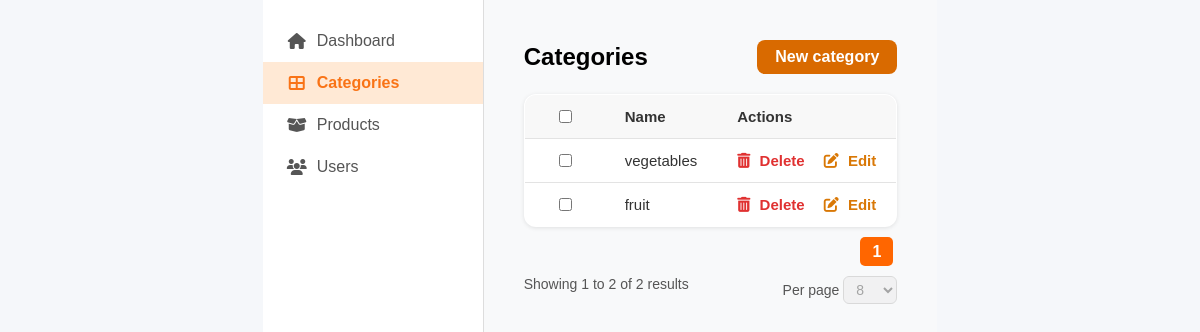
Page /Admin/category.php on the earlier database version.
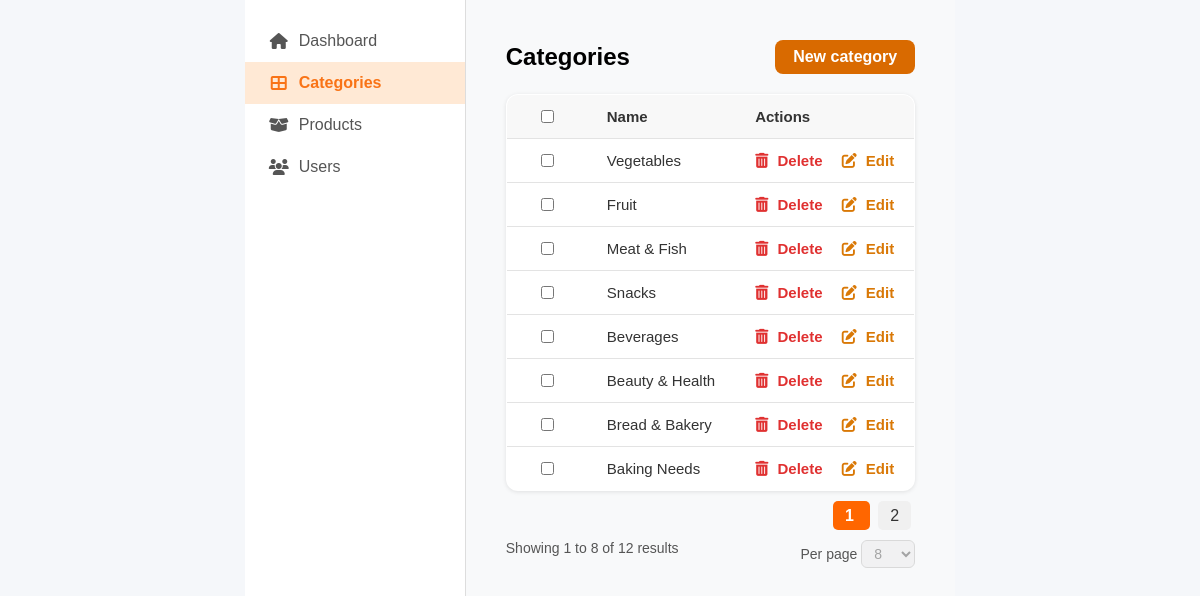
Same page on the later database version.
### tables this page shows
CREATE TABLE `categories` (
  `id` int(11) NOT NULL,
  `name` varchar(255) NOT NULL,
  `image` varchar(255) DEFAULT NULL
);

### Admin/category.php (the view, shortened to what this page needs)
<?php
$conn = new mysqli('localhost', 'root', '', 'ecobazar');
$limit = 8;
$page = isset($_GET['page']) ? max(1, intval($_GET['page'])) : 1;
$start = ($page - 1) * $limit;
$sql = "SELECT * FROM categories ORDER BY id ASC LIMIT $start, $limit";
$result = $conn->query($sql);
$countSql = "SELECT COUNT(*) AS total FROM categories";
$countResult = $conn->query($countSql);
$totalRows = $countResult->fetch_assoc()['total'];
$totalPages = ceil($totalRows / $limit);
?>
<!DOCTYPE html>
<html lang="en">
<head>
  <link rel="stylesheet" href="assets/style.css" />
  <link rel="stylesheet" href="https://cdnjs.cloudflare.com/ajax/libs/font-awesome/6.5.0/css/all.min.css" />
</head>
<body>
  <div class="dashboard-container">
    <aside class="sidebar">
      <ul>
        <li><i class="fas fa-home"></i> Dashboard</li>
        <li class="active"><i class="fas fa-th-large"></i> Categories</li>
        <li><i class="fas fa-box-open"></i> Products</li>
        <li><i class="fas fa-users"></i> Users</li>
      </ul>
    </aside>
    <main class="main-content">
      <div class="header-row">
        <h2>Categories</h2>
        <a href="category_new.php" class="btn-new-category">New category</a>
      </div>
      <table class="category-table">
        <thead>
          <tr>
            <th><input type="checkbox" /></th>
            <th>Name</th>
            <th>Actions</th>
          </tr>
        </thead>
        <tbody>
          <?php if ($result->num_rows > 0): ?>
            <?php while($row = $result->fetch_assoc()): ?>
              <tr>
                <td><input type="checkbox" /></td>
                <td><?php echo htmlspecialchars($row['name']); ?></td>
                <td>
                  <a href="categories.php?delete_id=<?php echo $row['id']; ?>&page=<?php echo $page; ?>"
                     onclick="return confirm('Bạn có chắc muốn xóa?')"
                     class="delete-link">
                    <i class="fas fa-trash-alt"></i> Delete
                  </a>
                  <a href="category_edit.php?id=<?php echo $row['id']; ?>" class="edit-link">
                    <i class="fas fa-edit"></i> Edit
                  </a>
                </td>
              </tr>
            <?php endwhile; ?>
          <?php else: ?>
            <tr><td colspan="3">Không có dữ liệu</td></tr>
          <?php endif; ?>
        </tbody>
      </table>
      <div class="pagination">
        <?php for ($i = 1; $i <= $totalPages; $i++): ?>
          <a href="?page=<?php echo $i; ?>" class="<?php echo ($i == $page) ? 'active' : ''; ?>">
            <?php echo $i; ?>
          </a>
        <?php endfor; ?>
      </div>
      <div class="table-footer">
        <div>Showing <?php echo min($start + 1, $totalRows); ?> to <?php echo min($start + $limit, $totalRows); ?> of <?php echo $totalRows; ?> results</div>
        <div>
          Per page
          <select disabled>
            <option selected>8</option>
          </select>
        </div>
      </div>
    </main>
  </div>
</body>
</html>

### Admin/assets/style.css (style rules this page uses)
body { background: #f5f7fa; display: flex; justify-content: center; align-items: center; height: 100vh; margin: 0; font-family: 'Segoe UI', sans-serif; }
.dashboard-container { display: flex; min-height: 100vh; font-family: Arial, sans-serif; background-color: #f8f9fa; }
.sidebar { width: 220px; background-color: #fff; border-right: 1px solid #ddd; padding: 20px 0; }
.sidebar ul { list-style: none; padding: 0; margin: 0; }
.sidebar li { padding: 12px 24px; display: flex; align-items: center; color: #555; cursor: pointer; transition: background 0.3s; }
.sidebar li i { margin-right: 10px; width: 20px; text-align: center; }
.sidebar li:hover, .sidebar li.active { background-color: #ffe9d5; color: #f97316; font-weight: bold; }
.main-content { flex: 1; padding: 40px; }
.header-row { display: flex; justify-content: space-between; align-items: center; margin-bottom: 20px; }
.header-row h2 { margin: 0; font-weight: bold; font-size: 24px; }
.btn-new-category { background-color: #d96a00; color: white; text-decoration: none; padding: 8px 18px; border-radius: 8px; font-weight: 600; transition: background-color 0.3s ease; }
.category-table { width: 100%; border-collapse: collapse; border: 1px solid #e3e3e3; border-radius: 12px; overflow: hidden; background: #fff; box-shadow: 0 1px 4px rgb(0 0 0 / 0.1); }
.category-table thead { background-color: #f8f8f8; }
.category-table th, .category-table td { padding: 12px 20px; text-align: left; border-bottom: 1px solid #e3e3e3; font-size: 15px; color: #333; }
.category-table th:first-child, .category-table td:first-child { width: 40px; text-align: center; }
.category-table td .delete-link { color: #e03131; margin-right: 15px; font-weight: 600; text-decoration: none; cursor: pointer; }
.category-table td .delete-link i { margin-right: 5px; }
.category-table td .edit-link { color: #d97806; font-weight: 600; text-decoration: none; }
.category-table td .edit-link i { margin-right: 5px; }
.table-footer { margin-top: 15px; display: flex; justify-content: space-between; color: #555; font-size: 14px; }
.table-footer select { padding: 4px 8px; border-radius: 6px; border: 1px solid #ccc; font-size: 14px; }
.pagination { margin-top: 16px; text-align: right; }
.pagination a { padding: 6px 12px; margin: 0 4px; text-decoration: none; border-radius: 5px; background-color: #f0f0f0; color: #333; }
.pagination a.active { background-color: #ff6600; color: white; font-weight: bold; }

Differences in the rows shown:
changed categories: name "vegetables" → "Vegetables"
changed categories: name "fruit" → "Fruit"
added categories: name "Meat & Fish"
added categories: name "Snacks"
added categories: name "Beverages"
added categories: name "Beauty & Health"
added categories: name "Bread & Bakery"
added categories: name "Baking Needs"
Other differences:
min($start + $limit, $totalRows): "2" → "8"
$totalRows: "2" → "12"
new list line: "2"
